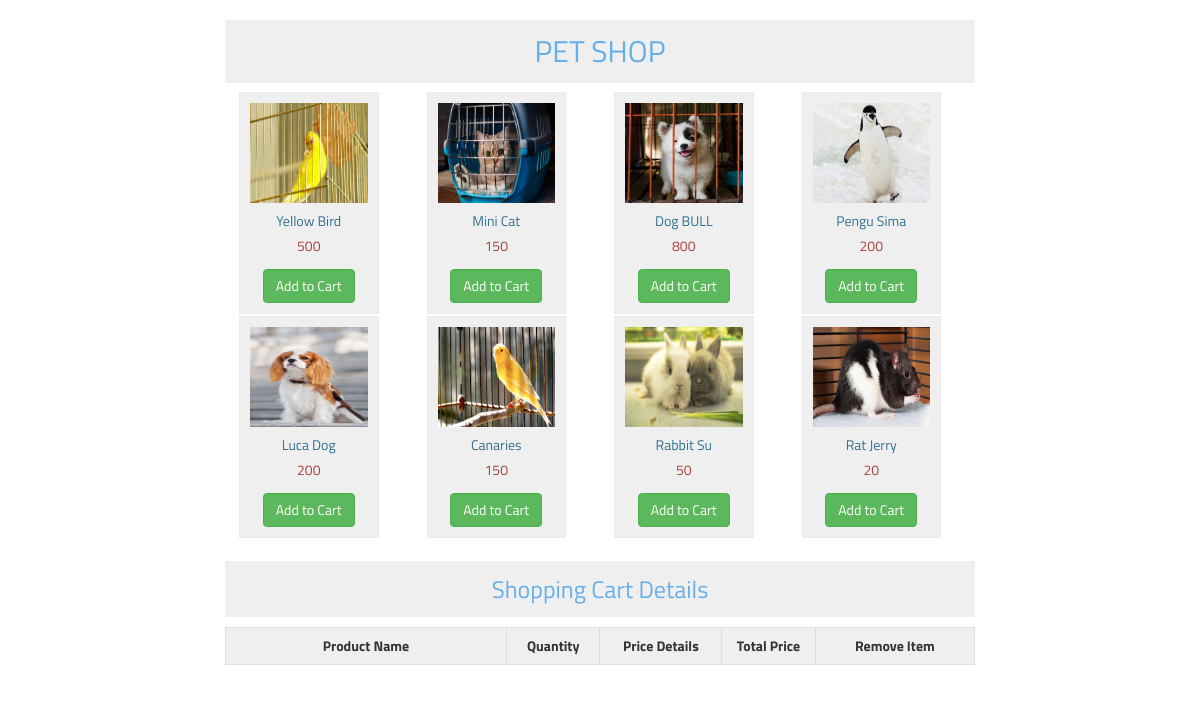
The app's page /cart.php with its own data.
### tables this page shows
CREATE TABLE `prodetails` (
  `id` int(11) NOT NULL,
  `name` varchar(100) DEFAULT NULL,
  `price` varchar(50) DEFAULT NULL,
  `photo` varchar(100) DEFAULT NULL
);

### cart.php (the view, shortened to what this page needs)
<?php
    $con = mysqli_connect("localhost","root","","shop");
?>
<!doctype html>
<html>
<head>
    <link href="https://maxcdn.bootstrapcdn.com/bootstrap/3.3.7/css/bootstrap.min.css" rel="stylesheet">
</head>
<body>
    <div class="container" style="width: 65%">
        <h2>PET SHOP</h2>
        <?php
            $query = "SELECT * FROM prodetails ORDER BY id ASC ";
            $result = mysqli_query($con,$query);
            if(mysqli_num_rows($result) > 0) {
                while ($row = mysqli_fetch_array($result)) {
                    ?>
                    <div class="col-md-3">
                        <form method="post" action="Cart.php?action=add&id=<?php echo $row["id"]; ?>">
                            <div class="product">
                                <img src="<?php echo $row["photo"]; ?>" class="img-responsive">
                                <h5 class="text-info"><?php echo $row["name"]; ?></h5>
                                <h5 class="text-danger"><?php echo $row["price"]; ?></h5>
                                <input type="submit" name="add" style="margin-top: 5px;" class="btn btn-success"
                                       value="Add to Cart">
                            </div>
                        </form>
                    </div>
                    <?php
                }
            }
        ?>
        <h3 class="title2">Shopping Cart Details</h3>
        <div class="table-responsive">
            <table class="table table-bordered">
            <tr>
                <th width="30%">Product Name</th>
                <th width="10%">Quantity</th>
                <th width="13%">Price Details</th>
                <th width="10%">Total Price</th>
                <th width="17%">Remove Item</th>
            </tr>
            </table>
        </div>
    </div>
</body>
</html>

### cart.php (style rules this page uses)
* { font-family: 'Titillium Web', sans-serif; }
.product { border: 1px solid #eaeaec; margin: -1px 19px 3px -1px; padding: 10px; text-align: center; background-color: #efefef; }
table, th, tr { text-align: center; }
.title2 { text-align: center; color: #66afe9; background-color: #efefef; padding: 2%; }
h2 { text-align: center; color: #66afe9; background-color: #efefef; padding: 2%; }
table th { background-color: #efefef; }
.img-responsive { height:100px; width: 100%; }

### records on screen
prodetails: photo (picture), name "Yellow Bird", price "500"
prodetails: photo (picture), name "Mini Cat", price "150"
prodetails: photo (picture), name "Dog BULL", price "800"
prodetails: photo (picture), name "Pengu Sima", price "200"
prodetails: photo (picture), name "Luca Dog", price "200"
prodetails: photo (picture), name "Canaries", price "150"
prodetails: photo (picture), name "Rabbit Su", price "50"
prodetails: photo (picture), name "Rat Jerry", price "20"
